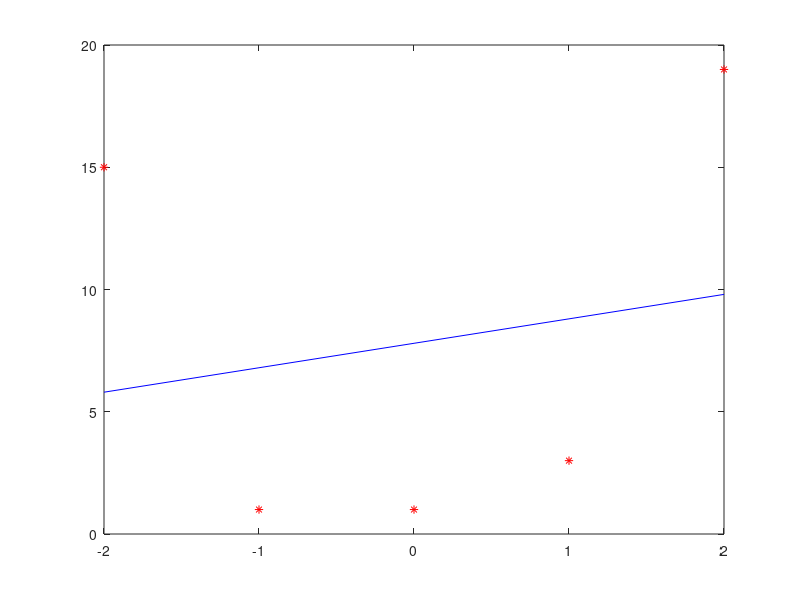

MATLAB code to generate this figure:
clc
clear all
 x=[-2 -1 0 1 2];
 y=[15 1 1 3 19];
n=length(x);
A=[n sum(x);sum(x) sum(x.^2)];
B=[sum(y);sum(x.*y)];
plot(x,y,'*r')
hold on
x1=A\B
f=x1(1)+x1(2)*x
plot(x,f,'b-') 
